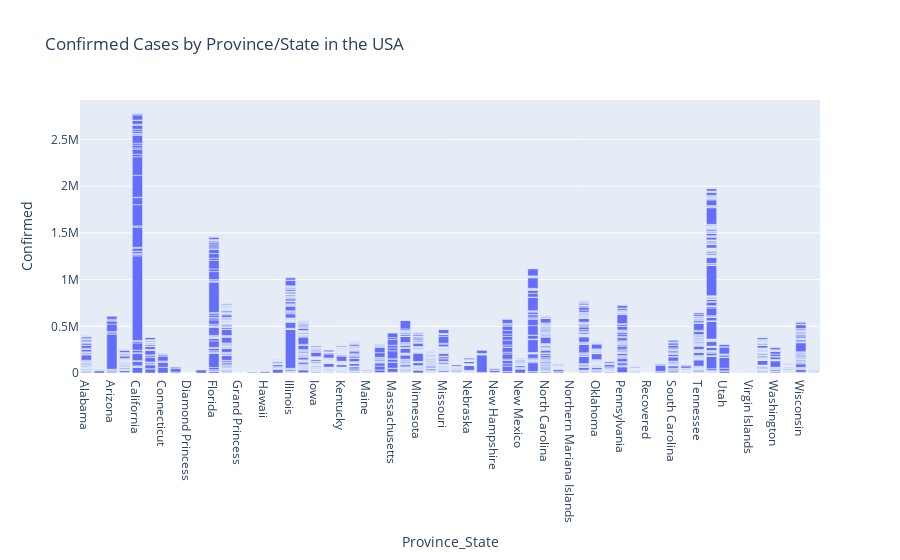

The notebook cell this image was saved under:
### Markdown cell above
### Plot Province/State Wise Confirmed cases in USA

### Code cell
import plotly.express as px
import pandas as pd

# Read the data
covid_data = pd.read_csv('https://raw.githubusercontent.com/CSSEGISandData/COVID-19/master/csse_covid_19_data/csse_covid_19_daily_reports/01-09-2021.csv')

# Filter the data for the United States (USA)
usa_data = covid_data[covid_data['Country_Region'] == 'US']

# Create a bar chart for confirmed cases by Province/State in the USA
fig = px.bar(usa_data, x='Province_State', y='Confirmed', title='Confirmed Cases by Province/State in the USA')
fig.show()

### Figure 1 — Plotly figure (JSON) as saved in the notebook; plotly's stock layout.template omitted (floating-point values rounded to 4 significant figures; data arrays with more than 128 entries replaced by an {"elided": "..."} marker saying what was removed)
{"data": [{"alignmentgroup": "True", "hovertemplate": "Province_State=%{x}<br>Confirmed=%{y}<extra></extra>", "legendgroup": "", "marker": {"color": "#636efa", "pattern": {"shape": ""}}, "name": "", "offsetgroup": "", "orientation": "v", "showlegend": false, "textposition": "auto", "type": "bar", "x": {"elided": "3276 str values"}, "xaxis": "x", "y": {"elided": "3276 int values"}, "yaxis": "y"}], "layout": {"barmode": "relative", "legend": {"tracegroupgap": 0}, "title": {"text": "Confirmed Cases by Province/State in the USA"}, "xaxis": {"anchor": "y", "domain": [0, 1], "title": {"text": "Province_State"}}, "yaxis": {"anchor": "x", "domain": [0, 1], "title": {"text": "Confirmed"}}}}
